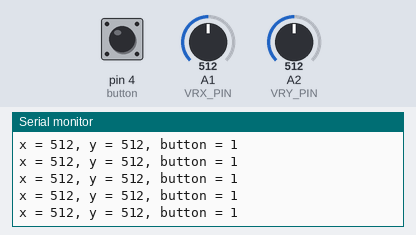
Bench run of a sketch on a simulated Arduino Uno, built with avr-gcc and run on an emulated ATmega328P. On the bench: the last lines printed to the serial monitor. The test bench sets the inputs (shaded band); at power-on: A1 (VRX_PIN) = 512, A2 (VRY_PIN) = 512, pin 4 (button) HIGH.

Above: at 1.2 s.
1.3 s: A1 (VRX_PIN) set to 716
At 1.56 s:
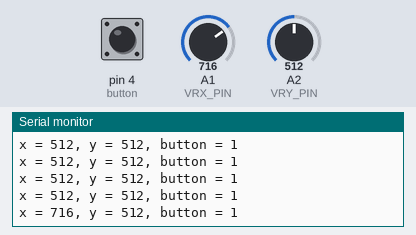
2.8 s: A2 (VRY_PIN) set to 716
At 2.97 s:
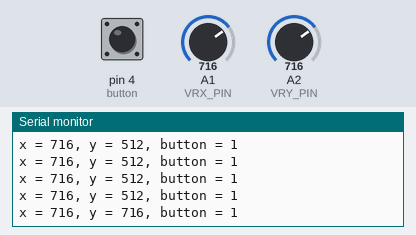
4.3 s: pin 4 (button) pulled LOW for 0.25 s
At 4.57 s:
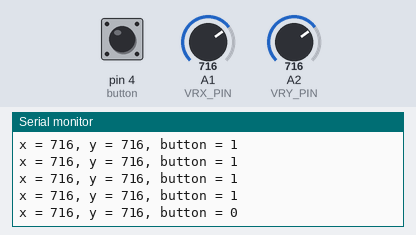
6.0 s: A1 (VRX_PIN) set to 900
At 6.18 s:
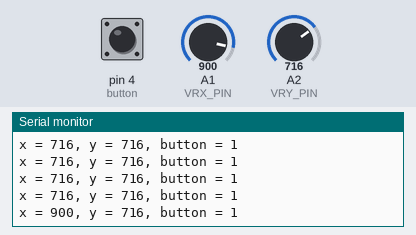
7.5 s: pin 4 (button) pulled LOW for 1 s
At 7.79 s:
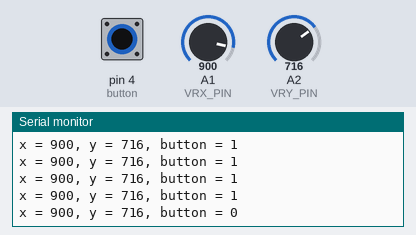
10.0 s: A2 (VRY_PIN) set to 900
At 10.19 s:
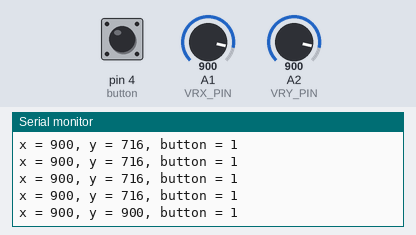
Timing chart, 0 to 12.5 s (numbered marks = the images above; inputs shaded):
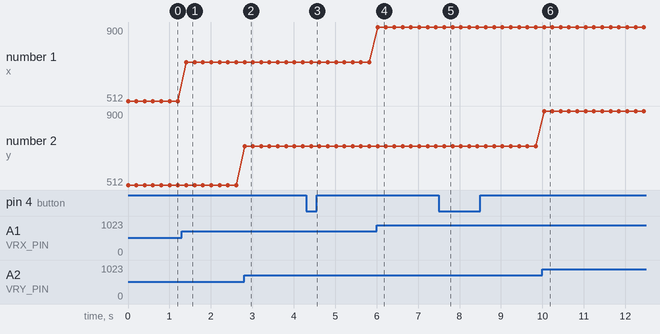

Measured:
- after the input at 1.3 s, the serial monitor: prints a new line after 0.11 s (image 1)
- after the input at 2.8 s, the serial monitor: prints a new line at once (image 2)
- after the input at 4.3 s, the serial monitor: prints a new line after 0.12 s (image 3)
- after the input at 6.0 s, the serial monitor: prints a new line at once (image 4)
- after the input at 7.5 s, the serial monitor: prints a new line after 0.13 s (image 5)
- after the input at 10.0 s, the serial monitor: prints a new line at once (image 6)
- plotted number 1: 512 → 716 after the input at 1.3 s, 716 → 900 after the input at 6.0 s

The sketch:

joystick.ino
```cpp
#define VRX_PIN  A1 // Arduino pin connected to VRX pin
#define VRY_PIN  A2 // Arduino pin connected to VRY pin
#define button 4

int xValue = 0; // To store value of the X axis
int yValue = 0; // To store value of the Y axis
int button_value;
void setup() {
  Serial.begin(9600);
  pinMode(VRY_PIN, INPUT);
  pinMode(VRX_PIN, INPUT);
  pinMode(button, INPUT);
  digitalWrite(button, HIGH);
}

void loop() {
  // read analog X and Y analog values
  xValue = analogRead(VRX_PIN);
  yValue = analogRead(VRY_PIN);
  button_value = digitalRead(button);

  // print data to Serial Monitor on Arduino IDE
  Serial.print("x = ");
  Serial.print(xValue);
  Serial.print(", y = ");
  Serial.print(yValue);
  Serial.print(", button = ");
  Serial.println(button_value);
  delay(200);
}
```
